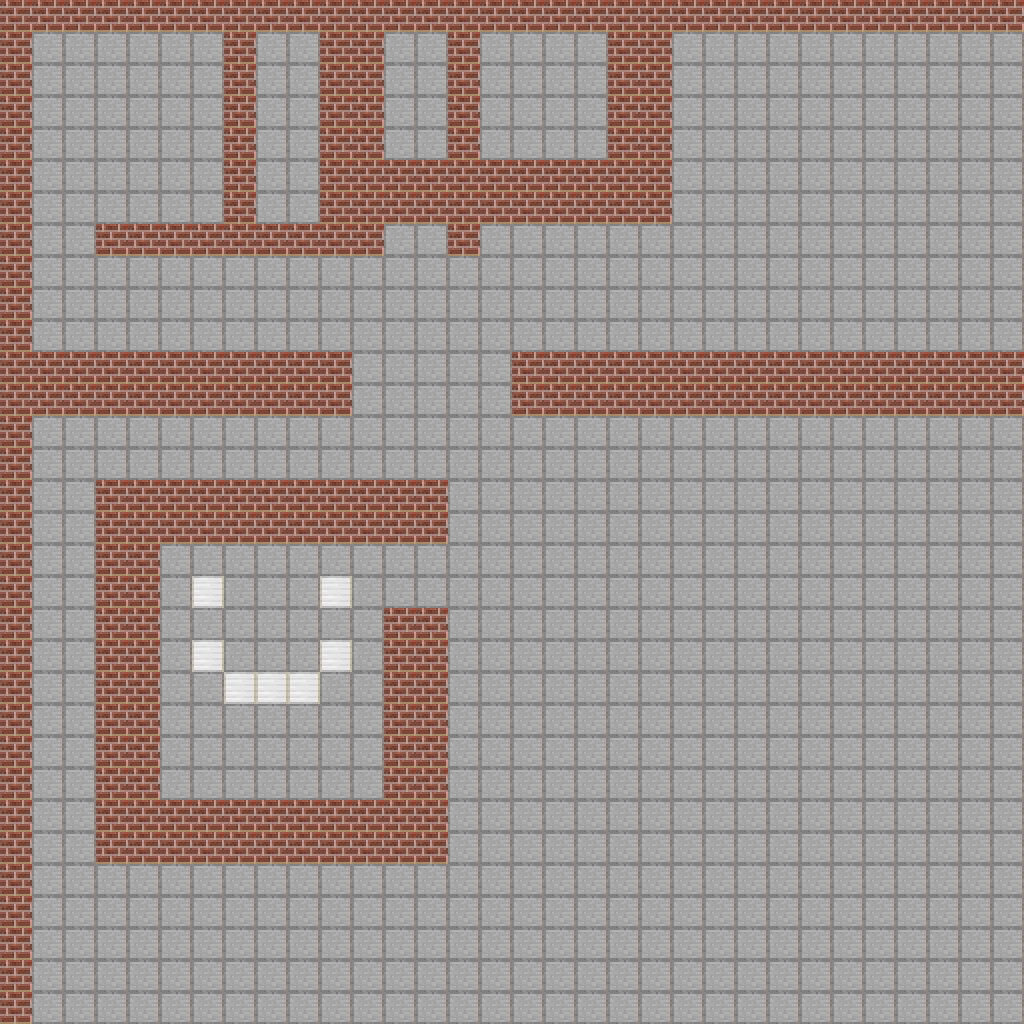

Tiled map render using the project's own tile images. Description and the map definition, with tile-layer contents summarised, below:
An orthogonal 32x32 tile map with 32x32 px tiles, 2 tile layers (Tile Layer 1, object).

<map version="1.2" tiledversion="1.3.2" orientation="orthogonal" renderorder="right-down" compressionlevel="0" width="32" height="32" tilewidth="32" tileheight="32" infinite="0" nextlayerid="5" nextobjectid="5">
 <tileset firstgid="1" source="tilemap2.tsx" />
 <layer id="1" name="Tile Layer 1" width="32" height="32">
  <properties>
   <property name="collidable" value="no" />
  </properties>
  <data>[1024 cells, 1024 non-empty, 2 distinct tile ids]</data>
 </layer>
 <layer id="4" name="object" width="32" height="32">
  <properties>
   <property name="collidable" value="yes" />
  </properties>
  <data>[1024 cells, 245 non-empty, 1 distinct tile ids]</data>
 </layer>
</map>
